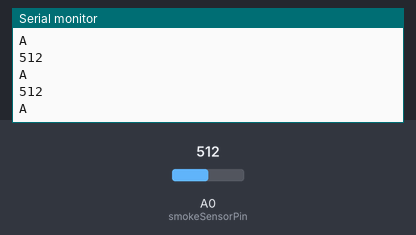
The sketch below on a simulated Arduino Uno, built with avr-gcc and run on an emulated ATmega328P. Parts: the last lines printed to the serial monitor. The test bench sets the inputs (shaded band); at power-on: A0 (smokeSensorPin) = 512.

Above: at 1.2 s.
1.3 s: A0 (smokeSensorPin) set to 365
At 1.86 s:
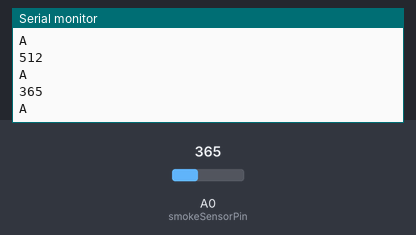
2.8 s: A0 (smokeSensorPin) set to 332
At 3.06 s:
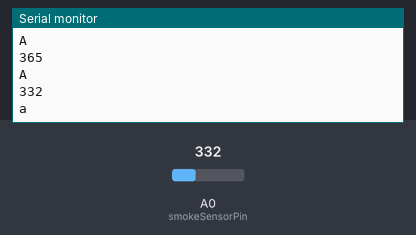
Timing chart, 0 to 5.8 s (numbered marks = the images above; inputs shaded):
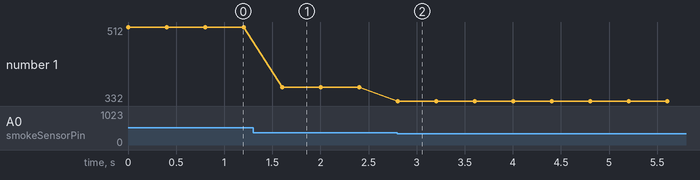

The sketch:

dcn.ino
```cpp
const int smokeSensorPin = A0;

const int threshold = 350;
void setup() {
  Serial.begin(9600);
  pinMode(smokeSensorPin, INPUT_PULLUP);
}

void loop() {
  int smokeLevel = analogRead(smokeSensorPin);
  Serial.println(smokeLevel);
  if (smokeLevel > threshold ) {
    Serial.println("A");
    delay(200);
  }
  else if(smokeLevel <= threshold ){
    Serial.println("a");
    delay(200);
  }
  delay(200);
}
```

Measured:
- the behaviour switches between 351 and 350 on A0 (smokeSensorPin) (found by bisection; images 1 and 2)
- after the input at 1.3 s, the serial monitor: prints a new line after 0.30 s (image 1)
- after the input at 2.8 s, the serial monitor: prints a new line at once (image 2)
- plotted number 1: 512 → 365 after the input at 1.3 s, 365 → 332 after the input at 2.8 s
